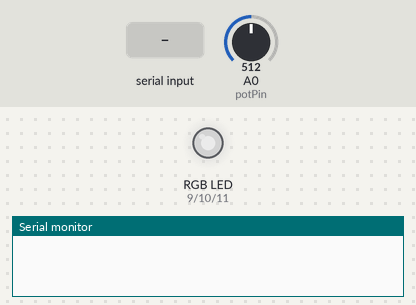
This sketch was run on a simulated Arduino Uno, built with avr-gcc and run on an emulated ATmega328P. Shown: an RGB LED mixed from three pins (HIGH = lit), the last lines printed to the serial monitor. Inputs (shaded band) come from the test bench; at power-on: A0 (potPin) = 512. Dim RGB values are drawn brighter than linear.

Above: at 1.2 s.
1.3 s: byte 30 received over Serial
At 1.45 s:
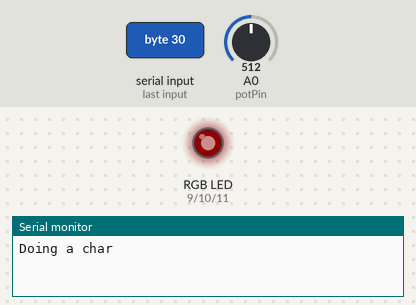
4.3 s: A0 (potPin) set to 0
5.8 s: A0 (potPin) set to 4
8.8 s: A0 (potPin) set to 6
At 9.9 s:
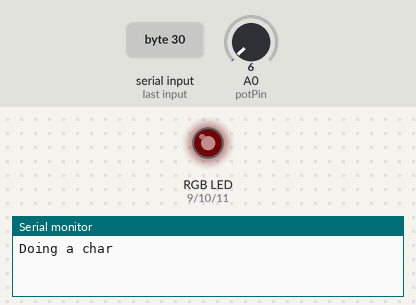
10.3 s: A0 (potPin) set to 265
At 13.1 s:
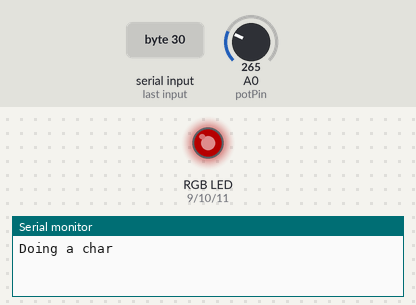
13.3 s: A0 (potPin) set to 716
At 13.6 s:
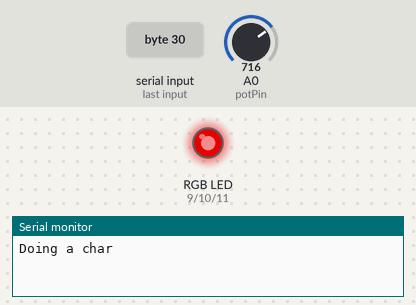
Timing chart, 0 to 15.8 s (numbered marks = the images above; inputs shaded):
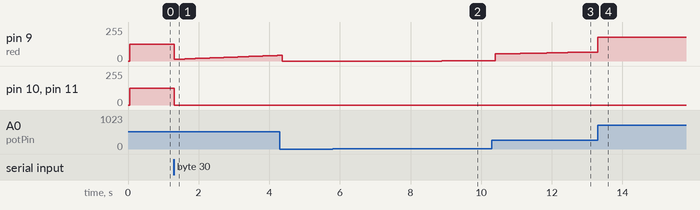

The sketch:

ocs_led.ino
```cpp
//int led = 11;
int incomingByte = 0;
int red = 9;
int green = 10;
int blue = 11;
int potPin = 0;

int ocsAvailableColor[] = {0, 255, 0}; // Green
int ocsAvailable = 97; // a
int ocsBusyColor[] = {255, 0, 0}; // Red
int ocsBusy = 98; // b
int ocsAwayColor[] = {255, 70, 0}; // Yellow but Blue for now
int ocsAway = 119; // w
int ocsUnknownColor[] = {0, 0, 0}; // Nothing
int ocsDebug = 48; // 0
int ocsDebugColor[] = {255, 255, 255}; // ALL
int ocsRainbow = 114; // r
int ocsRainbowColor[] = {0, 0, 0};

boolean rainbowMode = true;

//int (*currentColor)[3];
//int*[3] currentColor;
//int currentColor[3];
//currentColor = new int*[3];
int* currentColor = ocsDebugColor;

void calculateColorValue(int brightness, int *color, int *outputColor) {
  float multiplyer = brightness / 1024.0;
  outputColor[0] = (int)(multiplyer * color[0]);
  outputColor[1] = (int)(multiplyer * color[1]);
  outputColor[2] = (int)(multiplyer * color[2]);
}

void displayColor(int* color, int brightness) {
  // Reset
  // Send new color
  //Serial.print("Brightness is ");
  //Serial.println(brightness, DEC);

  int outputColor[] = {0, 0, 0};
  calculateColorValue(brightness, color, outputColor);

  analogWrite(red, outputColor[0]);
  //Serial.print("Setting red to ");
  //Serial.println((int)((float)(brightness / 1024.0) * color[0]), DEC);
  analogWrite(green, outputColor[1]);
  analogWrite(blue, outputColor[2]);
}

// the setup routine runs once when you press reset:
void setup() {
  // initialize the digital pin as an output.
  pinMode(red, OUTPUT);
  pinMode(green, OUTPUT);
  pinMode(blue, OUTPUT);
  Serial.begin(9600);
}

// the loop routine runs over and over again forever:
int inLoop = 1;

int rainbowRedValue = 0;
int rainbowGreenValue = 0;
int rainbowBlueValue = 0;

void loop() {

  int brightness = analogRead(potPin);
  //Serial.print("Brightness is ");
  //Serial.println(brightness, DEC);

  if (rainbowMode == true) {
    if(ocsRainbowColor[0] < 255) {
      ocsRainbowColor[0]++;
      delay(50);
    }
  }

  if (Serial.available() > 0) {
    Serial.println("Doing a char");
    // read the incoming byte:
    incomingByte = Serial.read();

    // say what you got:
    //Serial.print("I received: ");
    //Serial.println(incomingByte, DEC);
    //                switch(incomingByte) {
    //                  case 97:
    //                    displayColor(ocsAvailableColor);
    //                    break;
    //                  case 98:
    //                    displayColor(ocsBusyColor);
    //                    break;
    //                  case 119:
    //                    displayColor(ocsAwayColor);
    //                    break;
    //                  default:
    //                    displayColor(ocsUnknown);
    //                    break;
    //                }


      if (incomingByte == ocsAvailable) {
        //displayColor(ocsAvailableColor, brightness);
        rainbowMode = false;
        currentColor = ocsAvailableColor;
      }
      else if (incomingByte == ocsBusy) {
        //displayColor(ocsBusyColor, brightness);
        rainbowMode = false;
        currentColor = ocsBusyColor;
      }
      else if (incomingByte == ocsAway) {
        //displayColor(ocsAwayColor, brightness);
        rainbowMode = false;
        currentColor = ocsAwayColor;
      }
      else if (incomingByte == ocsDebug) {
        rainbowMode = false;
        currentColor = ocsDebugColor;
      }
      else if (incomingByte == ocsRainbow) {
        rainbowMode = true;
        currentColor = ocsRainbowColor;
      }
      else {
        //displayColor(ocsUnknownColor, brightness);
        //currentColor = ocsUnknownColor;
        rainbowMode = true;
        currentColor = ocsRainbowColor;
      }

  }

  displayColor(currentColor, brightness);
}
```

Measured:
- after the input at 1.3 s, pin 9 (red): 127/255 → 13/255 at once, → 14/255 0.10 s later, → 15/255 0.10 s later, → 16/255 0.10 s later, … (30 changes in this stretch); pin 10 (green), pin 11 (blue): 127/255 → 0/255 at once
- after the input at 5.8 s, every drawn part: stays the same
- after the input at 8.8 s, pin 9 (red): 0/255 → 1/255 after 0.09 s
- after the input at 10.3 s, pin 9 (red): moves from 1/255 to 65/255 over 2.3 s, starting after 0.10 s
- after the input at 13.3 s, pin 9 (red): 65/255 → 178/255 at once
